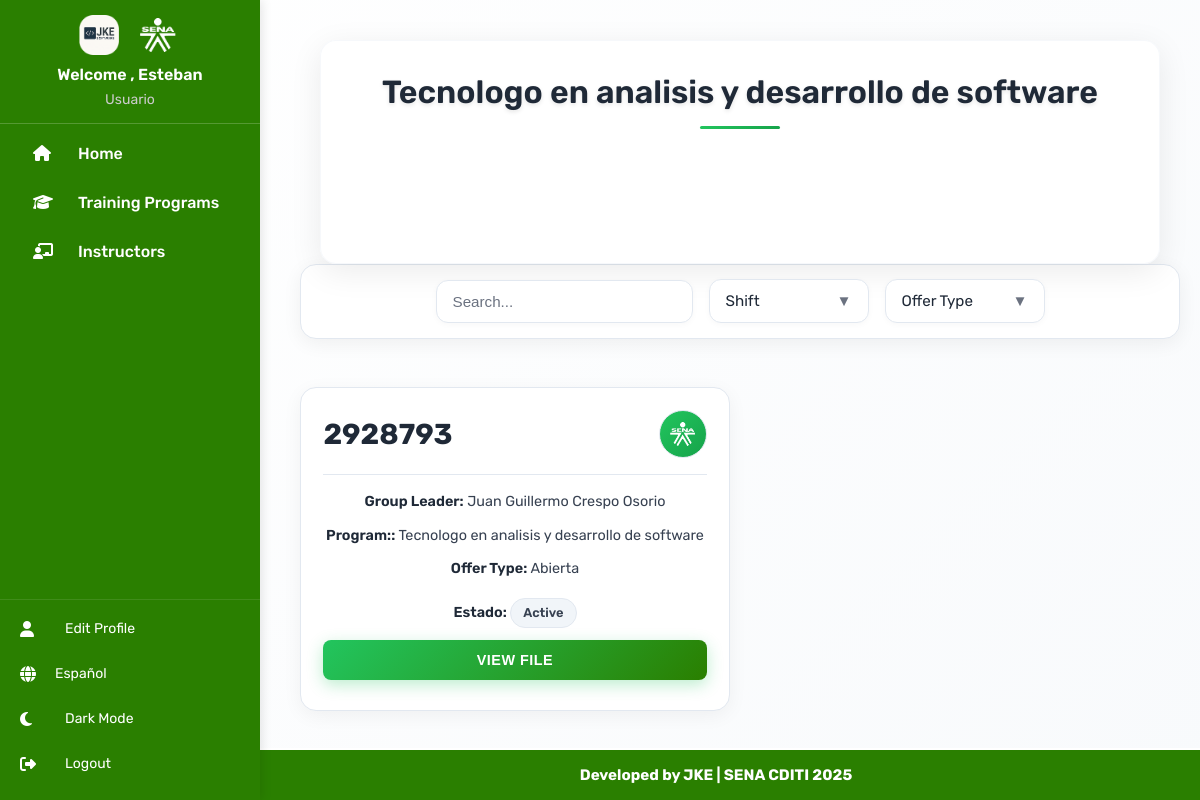
Screenshot of /index.php?page=components/Fichas/listar_fichas&id_programa=16&lang=en (signed in) with the database file from the repository.
### tables this page shows
CREATE TABLE `programas_formacion` (
  `Id_programa` int(11) NOT NULL,
  `nombre_programa` varchar(255) NOT NULL,
  `tipo_programa` enum('tecnico','tecnologo') NOT NULL DEFAULT 'tecnico',
  `estado` enum('activo','inactivo') DEFAULT 'activo'
);

CREATE TABLE `fichas` (
  `Id_ficha` int(11) NOT NULL,
  `programa_formación` varchar(100) DEFAULT NULL,
  `Estado_ficha` varchar(20) DEFAULT NULL,
  `Horas_Totales` int(11) DEFAULT NULL,
  `Jornada` varchar(20) DEFAULT NULL,
  `Jefe_grupo` int(11) DEFAULT NULL,
  `numero_ficha` varchar(50) DEFAULT NULL,
  `Id_programa` int(11) DEFAULT NULL,
  `tipo_oferta` varchar(50) NOT NULL DEFAULT 'Abierta'
);

CREATE TABLE `instructores` (
  `Id_instructor` int(11) NOT NULL,
  `nombre` varchar(20) DEFAULT NULL,
  `apellido` varchar(20) DEFAULT NULL,
  `Email` varchar(200) DEFAULT NULL,
  `fecha_inicio_contrato` date DEFAULT NULL,
  `fecha_fin_contrato` date DEFAULT NULL,
  `T_documento` varchar(10) NOT NULL,
  `N_Documento` varchar(20) DEFAULT NULL,
  `N_Telefono` varchar(20) DEFAULT NULL,
  `Contraseña` varchar(255) DEFAULT NULL,
  `Ficha` int(11) DEFAULT NULL,
  `Tipo_instructor` varchar(20) DEFAULT NULL,
  `rol_instructor` enum('clave','transversal','tecnico') DEFAULT 'tecnico',
  `Id_usuario` int(11) DEFAULT NULL
);

### components/Fichas/listar_fichas.php (the view, shortened to what this page needs)
<?php
$idioma = $_SESSION['lang'] ?? 'es';
$lang = include __DIR__ . '/../../lang/' . $idioma . '.php';
require_once __DIR__ . '/../../functions/autenticacion_login.php';
$id_programa = $_GET['id_programa'] ?? null;
$titulo = $lang['fichas_titulo'] ?? 'Fichas del Programa';
if ($id_programa && is_numeric($id_programa)) {
    $stmt = $conn->prepare("SELECT nombre_programa FROM programas_formacion WHERE Id_programa = ?");
    $stmt->bind_param("i", $id_programa);
    $stmt->execute();
    $resultado = $stmt->get_result()->fetch_assoc();
    $titulo = $resultado ? $resultado['nombre_programa'] : ($lang['fichas_no_encontrado'] ?? 'Programa no encontrado');
}
$estado_filtro = strtolower($_GET['estado'] ?? '');
$jornada_filtro = $_GET['jornada'] ?? '';
$tipo_oferta_filtro = $_GET['tipo_oferta'] ?? '';
$is_admin = isset($_SESSION['usuario']) && strtolower($_SESSION['usuario']['rol']) === 'administrador';
?>
<!DOCTYPE html>
<html lang="<?= $idioma ?>">
<head>
  <link rel="stylesheet" href="assets/css/listar_fichas.css">
  <link rel="stylesheet" href="assets/css/header.css">
  <link rel="stylesheet" href="assets/css/footer.css">
</head>
<body>
<div class="container">
  <div class="titulo">
    <h1 class="title"><?= htmlspecialchars($titulo) ?></h1>
  </div>
</div>
<div class="controls">
  <form method="GET" action="index.php" style="display: flex; gap: 1rem; align-items: center;">
    <div class="search-box">
      <input type="text" placeholder="<?= $lang['buscar'] ?? 'Buscar...' ?>" id="searchInput">
    </div>
    <div class="dropdown-container">
      <div class="dropdown-wrapper">
        <div class="dropdown" onclick="toggleDropdown()">
          <span id="selectedJornada"><?= htmlspecialchars($jornada_filtro ?: ($lang['seleccionar_jornada'] ?? 'Jornada')) ?></span>
          <span class="arrow">▼</span>
        </div>
      </div>
    </div>
    <div class="dropdown-container">
      <div class="dropdown-wrapper">
        <div class="dropdown" onclick="toggleDropdownTipoOferta()">
          <span id="selectedTipoOferta"><?= htmlspecialchars($tipo_oferta_filtro ?: ($lang['tipo_oferta'] ?? 'Tipo de oferta')) ?></span>
          <span class="arrow">▼</span>
        </div>
      </div>
    </div>
  </form>
</div>
<?php
$sql = "SELECT f.*, i.nombre AS jefe_nombre, i.apellido AS jefe_apellido, p.nombre_programa
        FROM fichas f
        LEFT JOIN instructores i ON f.Jefe_grupo = i.Id_instructor
        LEFT JOIN programas_formacion p ON f.Id_programa = p.Id_programa
        WHERE f.Id_programa = ?";
$params = [$id_programa];
$types = "i";
if (!$is_admin) {
    $sql .= " AND f.Estado_ficha = ?";
    $params[] = 'Activo';
    $types .= "s";
} elseif ($estado_filtro && $estado_filtro !== 'todos') {
    $sql .= " AND f.Estado_ficha = ?";
    $params[] = $estado_filtro;
    $types .= "s";
}
$stmt = $conn->prepare($sql);
$stmt->bind_param($types, ...$params);
$stmt->execute();
$result = $stmt->get_result();
?>
<div class="fichas-grid">
<?php while ($row = $result->fetch_assoc()):
  $estado = $row['Estado_ficha'] ?? 'Activo';
?>
  <div class="ficha-card" data-jornada="<?= strtolower($row['Jornada']) ?>">
      <div class="card-header">
          <span class="numero"><?= $row['numero_ficha'] ?></span>
          <div class="sena-logo">
              <img src="/proyecto-sena/assets/img/logo-sena.png" alt="Logo SENA" style="height:28px;">
          </div>
      </div>
      <p><strong><?= $lang['jefe_grupo'] ?? 'Jefe de grupo' ?>:</strong> <?= htmlspecialchars($row['jefe_nombre'] . ' ' . $row['jefe_apellido']) ?></p>
      <p><strong><?= $lang['programa'] ?? 'Programa' ?>:</strong> <?= htmlspecialchars($row['nombre_programa']) ?></p>
      <p><strong><?= $lang['tipo_oferta'] ?? 'Tipo de oferta' ?>:</strong> <?= htmlspecialchars($row['tipo_oferta']) ?></p>
      <p><strong><?= $lang['estado'] ?? 'Estado' ?>:</strong> <span class="estado-text"><?= htmlspecialchars($lang[strtolower($estado)] ?? $estado) ?></span></p>
      <button class="btn-ver-ficha" onclick="verFicha(<?= $row['Id_ficha'] ?>)"><?= $lang['ver_ficha'] ?? 'Ver Ficha' ?></button>
  </div>
<?php endwhile; ?>
</div>
</body>
</html>

### assets/css/header.css (style rules this page uses)
* { margin: 0; padding: 0; box-sizing: border-box; }
body { font-family: 'Rubik', sans-serif; background-color: white; color: #242424; transition: all 0.3s ease; }

### includes/main.php (style rules this page uses)
body { visibility: hidden; }

### rows the page displays
programas_formacion: nombre_programa "Tecnologo en analisis y desarrollo de software"
fichas: numero_ficha "2928793", Jefe_grupo.apellido "Juan Guillermo Crespo Osorio", Id_programa.nombre_programa "Tecnologo en analisis y desarrollo de software", tipo_oferta "Abierta", Estado_ficha "Active"

### other values shown
$translations['welcome'] "Welcome"
$_SESSION['usuario']['nombre'] "Esteban"
$_SESSION['usuario']['rol'] "Usuario"
$translations['home'] "Home"
$translations['training_programs'] "Training Programs"
$translations['instructors'] "Instructors"
$translations['edit_profile'] "Edit Profile"
$translations['dark_mode'] "Dark Mode"
$translations['logout'] "Logout"
$jornada_filtro ?: ($lang['seleccionar_jornada'] ?? 'Jornada') "Shift"
$tipo_oferta_filtro ?: ($lang['tipo_oferta'] ?? 'Tipo de oferta') "Offer Type"
$translations['footer_text'] "Developed by JKE | SENA CDITI"
